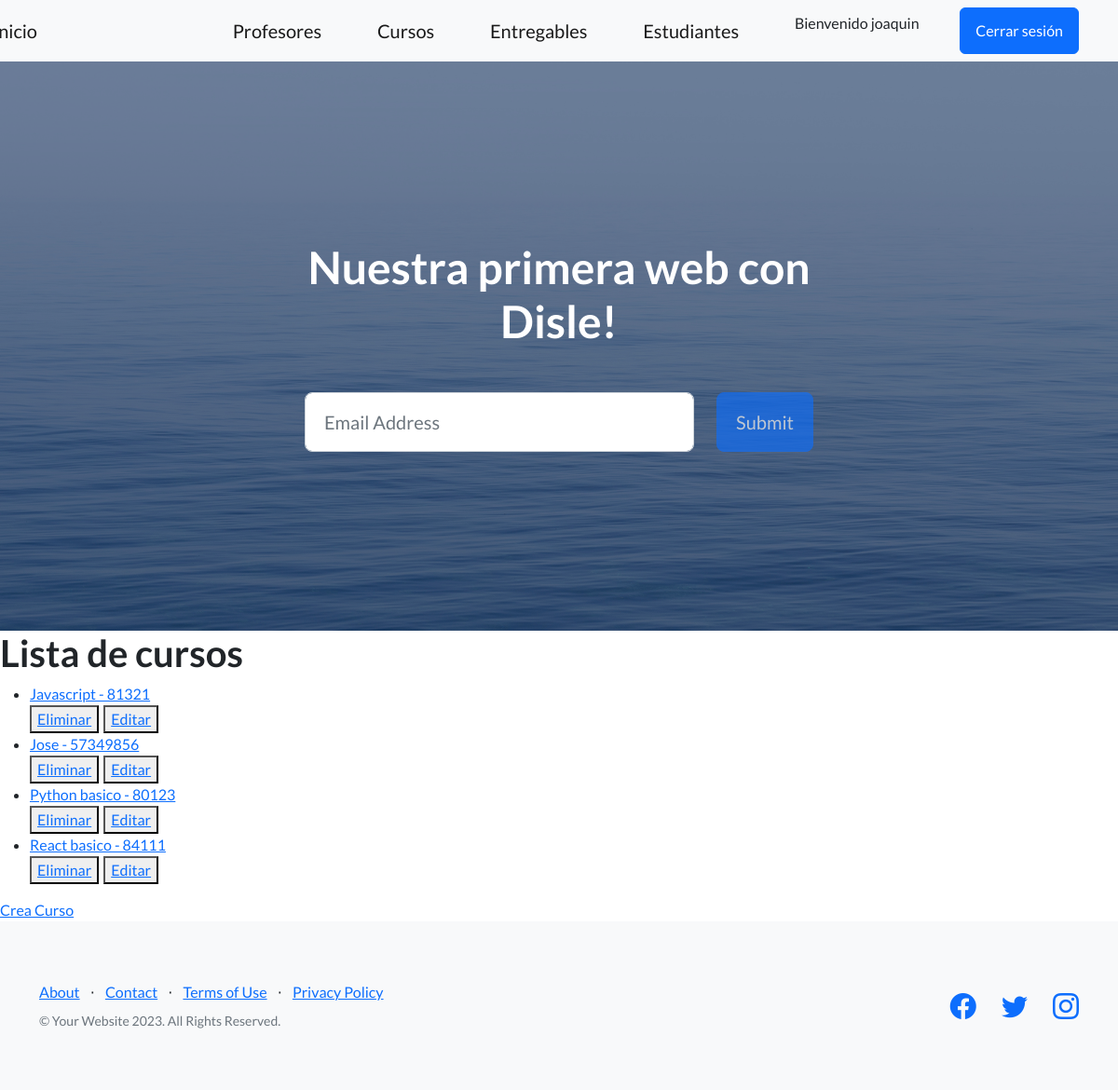
/app-coder/lista-cursos/ (signed in), run on an earlier commit of the app's database.
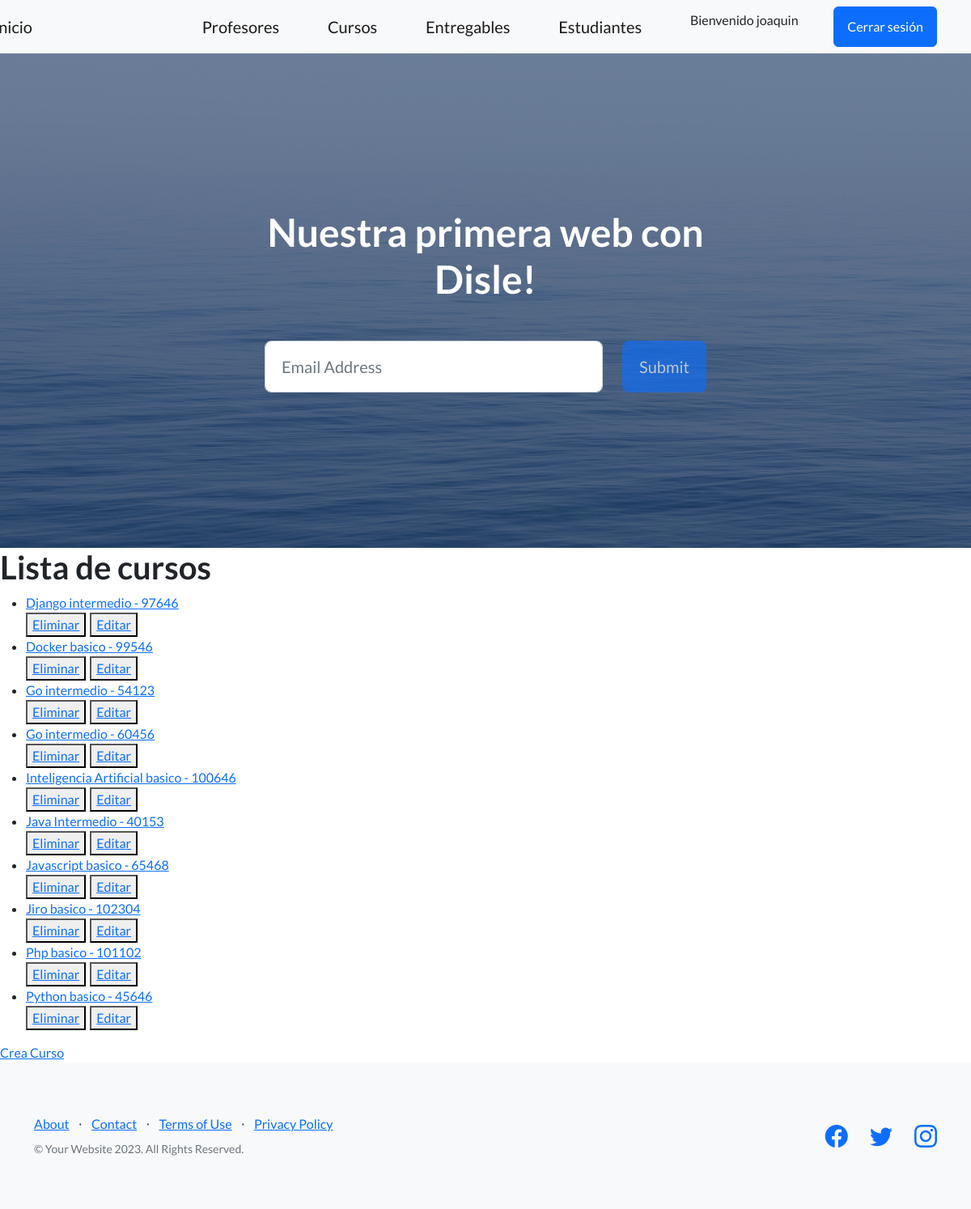
And on a later commit of the database.
### app_coder/models.py (models this page shows)
class Curso(models.Model):
    nombre = models.CharField(max_length=50)
    camada = models.IntegerField()
    def __str__(self):
        return f'{self.nombre} - {self.camada}'
    class Meta():
        verbose_name = 'Course'
        verbose_name_plural = 'My Courses...'
        ordering = ('nombre', 'camada')

### app_coder/views.py (the view)
# urls.py: path('lista-cursos/', CursoList.as_view(), name = "ListaCursos"),
class CursoList(LoginRequiredMixin, ListView):
    model = Curso
    template_name = 'curso_list.html'
    context_object_name = 'cursos'

### app_coder/templates/curso_list.html
{% extends 'padre.html' %}
{% block contenidoquecambia %}
    <h1>Lista de cursos</h1>
    <ul>
        {% for curso in cursos %}
            <li>
                <a href="{% url 'DetalleCurso' curso.id %}">
                {{curso}}
                </a>
            </li>
            <div style="display: flex; column-gap: 5px;">
                <button>
                    <a href="{% url 'EliminaCurso' curso.id %}">Eliminar</a>
                </button>
                <button>
                    <a href="{% url 'ActualizaCurso' curso.id %}">Editar</a>
                </button>
            </div>
        {% endfor %}
    </ul>
    <a href="{% url 'CreaCurso' %}">Crea Curso</a>
{% endblock contenidoquecambia %}

### app_coder/templates/padre.html (shortened to what this page needs)
<!DOCTYPE html>
<html lang="en">
    <head>
        {% load static %}
        <link href="https://cdn.jsdelivr.net/npm/bootstrap-icons@1.5.0/font/bootstrap-icons.css" rel="stylesheet" type="text/css" />
        <link href="{% static 'css/styles.css' %}" rel="stylesheet" />
        <link href="{% static 'css/mis_estilos.css' %}" rel="stylesheet" />
    </head>
    <body>
        {% include 'navbar.html' %}
        <header class="masthead">
            <div class="container position-relative">
                <div class="row justify-content-center">
                    <div class="col-xl-6">
                        <div class="text-center text-white">
                            <h1 class="mb-5">Nuestra primera web con Disle!</h1>
                            <form class="form-subscribe" id="contactForm" data-sb-form-api-token="API_TOKEN">
                                <div class="row">
                                    <div class="col">
                                        <input class="form-control form-control-lg" id="emailAddress" type="email" placeholder="Email Address" data-sb-validations="required,email" />
                                    </div>
                                    <div class="col-auto"><button class="btn btn-primary btn-lg disabled" id="submitButton" type="submit">Submit</button></div>
                                </div>
                            </form>
                        </div>
                    </div>
                </div>
            </div>
        </header>
        {% block contenidoquecambia %}
        {% endblock contenidoquecambia %}
        <footer class="footer bg-light">
            <div class="container">
                <div class="row">
                    <div class="col-lg-6 h-100 text-center text-lg-start my-auto">
                        <ul class="list-inline mb-2">
                            <li class="list-inline-item"><a href="#!">About</a></li>
                            <li class="list-inline-item">⋅</li>
                            <li class="list-inline-item"><a href="#!">Contact</a></li>
                            <li class="list-inline-item">⋅</li>
                            <li class="list-inline-item"><a href="#!">Terms of Use</a></li>
                            <li class="list-inline-item">⋅</li>
                            <li class="list-inline-item"><a href="#!">Privacy Policy</a></li>
                        </ul>
                        <p class="text-muted small mb-4 mb-lg-0">&copy; Your Website 2023. All Rights Reserved.</p>
                    </div>
                    <div class="col-lg-6 h-100 text-center text-lg-end my-auto">
                        <ul class="list-inline mb-0">
                            <li class="list-inline-item me-4">
                                <a href="#!"><i class="bi-facebook fs-3"></i></a>
                            </li>
                            <li class="list-inline-item me-4">
                                <a href="#!"><i class="bi-twitter fs-3"></i></a>
                            </li>
                            <li class="list-inline-item">
                                <a href="#!"><i class="bi-instagram fs-3"></i></a>
                            </li>
                        </ul>
                    </div>
                </div>
            </div>
        </footer>
    </body>
</html>

### app_coder/templates/navbar.html
    <nav class="navbar navbar-light bg-light static-top">
        <div class="container">
            <div class="home-button">
                <a class="navbar-brand" href="{% url 'Inicio' %}">Inicio</a>
            </div>
            <a class="navbar-brand" href="{% url 'ListaProfesores' %}">Profesores</a>
            <a class="navbar-brand" href="{% url 'ListaCursos' %}">Cursos</a>
            <a class="navbar-brand" href="{% url 'Entregables' %}">Entregables</a>
            <a class="navbar-brand" href="{% url 'Estudiantes' %}">Estudiantes</a>
            {% if user.is_authenticated %}
                <p>Bienvenido {{user.username}}</p>
                <form action="{% url 'Logout' %}" method="post">{% csrf_token %}
                    <button class="btn btn-primary" type="submit">Cerrar sesión</button>
                </form>
                {% else %}
                <a class="btn btn-primary" href="{% url 'Login' %}">Iniciar Sesion</a>
            {% endif %}
        </div>
    </nav>

### app_coder/static/css/mis_estilos.css (style rules this page uses)
.home-button { padding-right: 150px; margin-left: -50px; }

What changed in the data, as far as the page shows it:
added Curso: nombre+camada "Django intermedio - 97646"
added Curso: nombre+camada "Docker basico - 99546"
added Curso: nombre+camada "Go intermedio - 54123"
added Curso: nombre+camada "Go intermedio - 60456"
added Curso: nombre+camada "Inteligencia Artificial basico - 100646"
added Curso: nombre+camada "Java Intermedio - 40153"
changed Curso: nombre+camada "React basico - 84111" → "Javascript basico - 65468"; moves up the list
changed Curso: nombre+camada "Jose - 57349856" → "Jiro basico - 102304"; moves down the list
changed Curso: nombre+camada "Javascript - 81321" → "Php basico - 101102"
changed Curso: nombre+camada "Python basico - 80123" → "Python basico - 45646"
